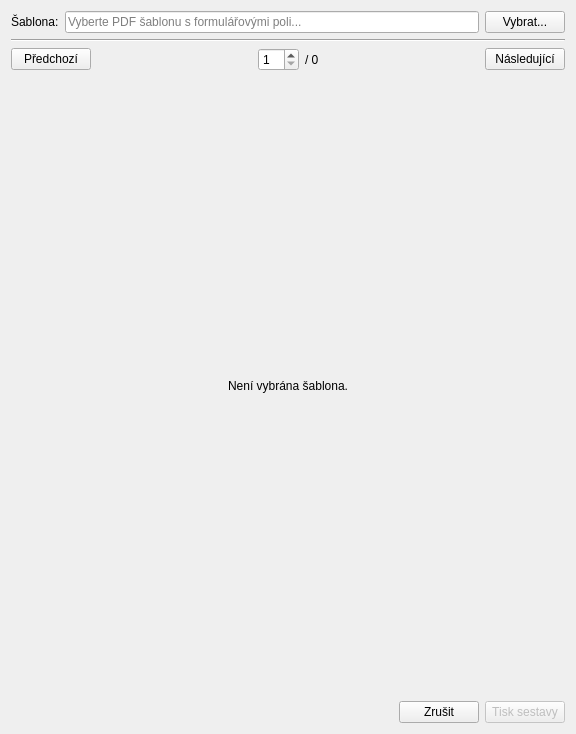
<?xml version="1.0" encoding="UTF-8"?>
<ui version="4.0">
 <class>PrintingWindow</class>
 <widget class="QWidget" name="PrintingWindow">
  <property name="geometry">
   <rect>
    <x>0</x>
    <y>0</y>
    <width>576</width>
    <height>734</height>
   </rect>
  </property>
  <property name="windowTitle">
   <string>Náhled pro tisk</string>
  </property>
  <layout class="QVBoxLayout" name="verticalLayout" stretch="0,0,0,0,0">
   <item>
    <layout class="QHBoxLayout" name="templateLayout">
     <item>
      <widget class="QLabel" name="templateLabel">
       <property name="text">
        <string>Šablona:</string>
       </property>
      </widget>
     </item>
     <item>
      <widget class="QLineEdit" name="templatePath">
       <property name="readOnly">
        <bool>true</bool>
       </property>
       <property name="placeholderText">
        <string>Vyberte PDF šablonu s formulářovými poli...</string>
       </property>
      </widget>
     </item>
     <item>
      <widget class="QPushButton" name="chooseTemplate">
       <property name="text">
        <string>Vybrat...</string>
       </property>
       <property name="icon">
        <iconset theme="document-open"/>
       </property>
      </widget>
     </item>
    </layout>
   </item>
   <item>
    <widget class="Line" name="line">
     <property name="orientation">
      <enum>Qt::Orientation::Horizontal</enum>
     </property>
    </widget>
   </item>
   <item>
    <layout class="QHBoxLayout" name="horizontalLayout">
     <item>
      <widget class="QPushButton" name="previous">
       <property name="text">
        <string>Předchozí</string>
       </property>
       <property name="icon">
        <iconset theme="go-previous"/>
       </property>
      </widget>
     </item>
     <item>
      <spacer name="horizontalSpacer">
       <property name="orientation">
        <enum>Qt::Orientation::Horizontal</enum>
       </property>
       <property name="sizeHint" stdset="0">
        <size>
         <width>40</width>
         <height>20</height>
        </size>
       </property>
      </spacer>
     </item>
     <item>
      <widget class="QSpinBox" name="current">
       <property name="suffix">
        <string/>
       </property>
       <property name="minimum">
        <number>1</number>
       </property>
      </widget>
     </item>
     <item>
      <widget class="QLabel" name="total">
       <property name="text">
        <string>/ 0</string>
       </property>
      </widget>
     </item>
     <item>
      <spacer name="horizontalSpacer_2">
       <property name="orientation">
        <enum>Qt::Orientation::Horizontal</enum>
       </property>
       <property name="sizeHint" stdset="0">
        <size>
         <width>40</width>
         <height>20</height>
        </size>
       </property>
      </spacer>
     </item>
     <item>
      <widget class="QPushButton" name="next">
       <property name="text">
        <string>Následující</string>
       </property>
       <property name="icon">
        <iconset theme="go-next"/>
       </property>
      </widget>
     </item>
    </layout>
   </item>
   <item>
    <widget class="QLabel" name="preview">
     <property name="sizePolicy">
      <sizepolicy hsizetype="Expanding" vsizetype="Expanding">
       <horstretch>0</horstretch>
       <verstretch>0</verstretch>
      </sizepolicy>
     </property>
     <property name="text">
      <string>Není vybrána šablona.</string>
     </property>
     <property name="alignment">
      <set>Qt::AlignmentFlag::AlignCenter</set>
     </property>
    </widget>
   </item>
   <item>
    <layout class="QHBoxLayout" name="horizontalLayout_2">
     <item>
      <spacer name="horizontalSpacer_3">
       <property name="orientation">
        <enum>Qt::Orientation::Horizontal</enum>
       </property>
       <property name="sizeHint" stdset="0">
        <size>
         <width>40</width>
         <height>20</height>
        </size>
       </property>
      </spacer>
     </item>
     <item>
      <widget class="QPushButton" name="cancel">
       <property name="text">
        <string>Zrušit</string>
       </property>
       <property name="icon">
        <iconset theme="process-stop"/>
       </property>
      </widget>
     </item>
     <item>
      <widget class="QPushButton" name="print">
       <property name="enabled">
        <bool>false</bool>
       </property>
       <property name="text">
        <string>Tisk sestavy</string>
       </property>
       <property name="icon">
        <iconset theme="printer"/>
       </property>
      </widget>
     </item>
    </layout>
   </item>
  </layout>
 </widget>
 <resources/>
 <connections>
  <connection>
   <sender>next</sender>
   <signal>clicked()</signal>
   <receiver>current</receiver>
   <slot>stepUp()</slot>
   <hints>
    <hint type="sourcelabel">
     <x>516</x>
     <y>22</y>
    </hint>
    <hint type="destinationlabel">
     <x>285</x>
     <y>23</y>
    </hint>
   </hints>
  </connection>
  <connection>
   <sender>previous</sender>
   <signal>clicked()</signal>
   <receiver>current</receiver>
   <slot>stepDown()</slot>
   <hints>
    <hint type="sourcelabel">
     <x>56</x>
     <y>22</y>
    </hint>
    <hint type="destinationlabel">
     <x>285</x>
     <y>23</y>
    </hint>
   </hints>
  </connection>
 </connections>
 <slots>
  <slot>accept()</slot>
  <slot>reject()</slot>
 </slots>
</ui>
